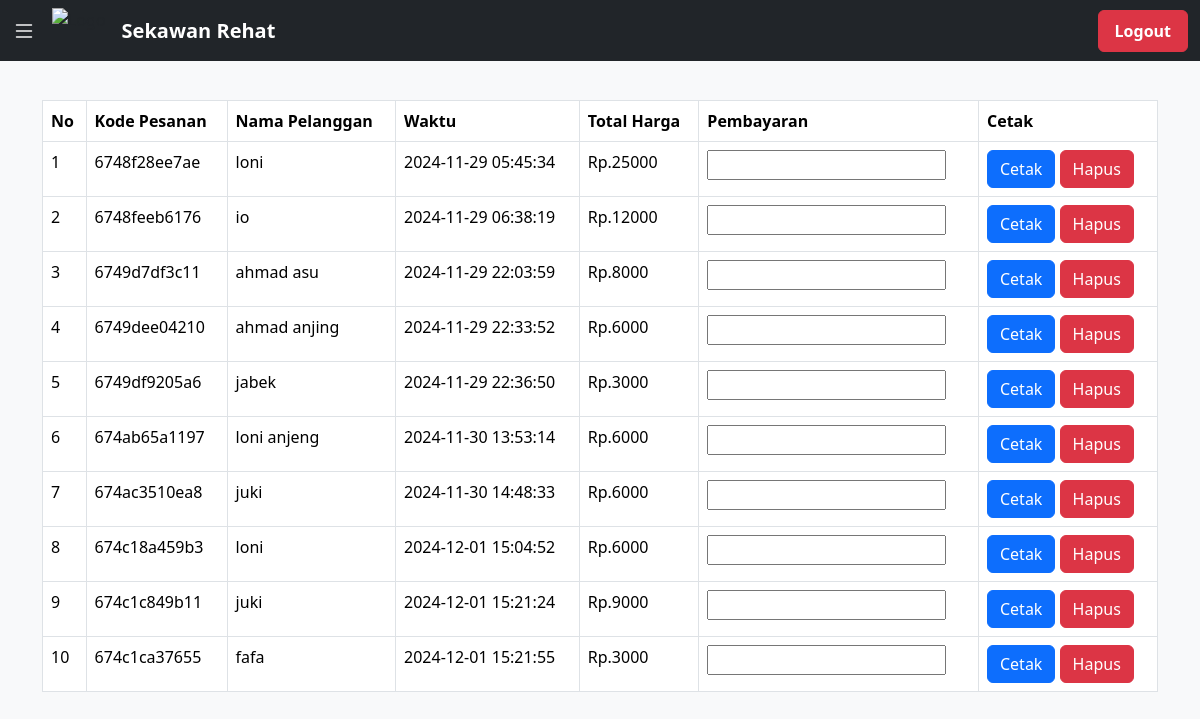
Screenshot of /index.php?transaksi (signed in) with the database file from the repository.
### tables this page shows
CREATE TABLE `transaksi` (
  `id_transaksi` int(11) NOT NULL,
  `kode_pesanan` varchar(12) NOT NULL,
  `nama_pelanggan` varchar(50) NOT NULL,
  `waktu` datetime NOT NULL
);

### function.php (called while the page is built, shortened)
<?php
$koneksi = mysqli_connect("localhost", "root", "", "kasirsekawanrehat");
function ambil_data($query)
{
    global $koneksi;
    $db = [];
    $sql_query = mysqli_query($koneksi, $query);
    while ($q = mysqli_fetch_assoc($sql_query)) {
        array_push($db, $q);
    }
    return $db;
}

### halaman/transaksi.php (the view, shortened to what this page needs)
<table class="table table-bordered table-hover" style="margin-top: 100px;">
    <tr class="text-bg-success">
        <th>No</th>
        <th>Kode Pesanan</th>
        <th>Nama Pelanggan</th>
        <th>Waktu</th>
        <th>Total Harga</th>
        <th>Pembayaran</th>
        <th>Cetak</th>
    </tr>
    <?php $i = 1;
    foreach ($menu as $m) {
        $kode_pesanan = $m["kode_pesanan"];
        $total_pembayaran = ambil_data("SELECT DISTINCT * FROM pesanan
    JOIN transaksi ON (pesanan.kode_pesanan = transaksi.kode_pesanan)
    JOIN menu ON (menu.kode_menu = pesanan.kode_menu)
    WHERE transaksi.kode_pesanan = '$kode_pesanan'");
    ?>
        <form action="cetak/cetak.php" target="_blank" method="GET">
            <tr style="background-color: white;">
                <td><?= $i; ?></td>
                <td><?= $m["kode_pesanan"]; ?></td>
                <td><?= $m["nama_pelanggan"]; ?></td>
                <td><?= $m["waktu"]; ?></td>
                <td>
                    <?php
                    $total = 0;
                    foreach ($total_pembayaran as $tp) {
                        $total += $tp["qty"] * $tp["harga"];
                    }
                    echo "Rp." . $total;
                    ?>
                </td>
                <td><input name="pembayaran" min="0" type="number"></td>
                <td>
                    <button class="btn btn-primary">Cetak</button>
                    <a class="btn btn-danger" href="hapus.php?kode_pesanan=<?= $m["kode_pesanan"]; ?>" onclick="return confirm('Hapus Data Transaksi?')">Hapus</a>
                </td>
            </tr>
        </form>
    <?php $i++;
    } ?>
</table>

### rows the page displays
transaksi: kode_pesanan "6748f28ee7ae", nama_pelanggan "loni", waktu "2024-11-29 05:45:34", total "25000"
transaksi: kode_pesanan "6748feeb6176", nama_pelanggan "io", waktu "2024-11-29 06:38:19", total "12000"
transaksi: kode_pesanan "6749d7df3c11", nama_pelanggan "ahmad asu", waktu "2024-11-29 22:03:59", total "8000"
transaksi: kode_pesanan "6749dee04210", nama_pelanggan "ahmad anjing", waktu "2024-11-29 22:33:52", total "6000"
transaksi: kode_pesanan "6749df9205a6", nama_pelanggan "jabek", waktu "2024-11-29 22:36:50", total "3000"
transaksi: kode_pesanan "674ab65a1197", nama_pelanggan "loni anjeng", waktu "2024-11-30 13:53:14", total "6000"
transaksi: kode_pesanan "674ac3510ea8", nama_pelanggan "juki", waktu "2024-11-30 14:48:33", total "6000"
transaksi: kode_pesanan "674c18a459b3", nama_pelanggan "loni", waktu "2024-12-01 15:04:52", total "6000"
transaksi: kode_pesanan "674c1c849b11", nama_pelanggan "juki", waktu "2024-12-01 15:21:24", total "9000"
transaksi: kode_pesanan "674c1ca37655", nama_pelanggan "fafa", waktu "2024-12-01 15:21:55", total "3000"
